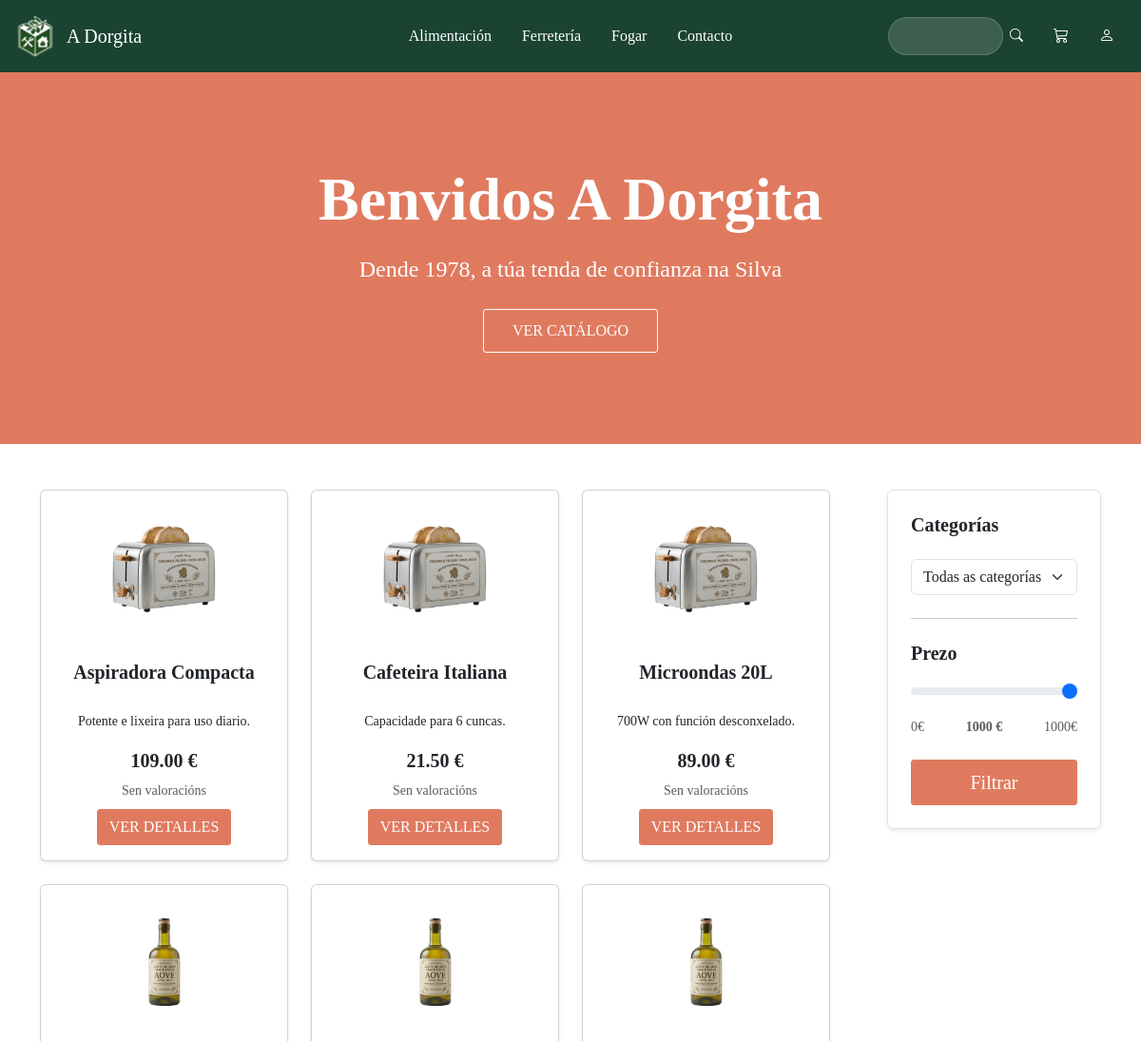
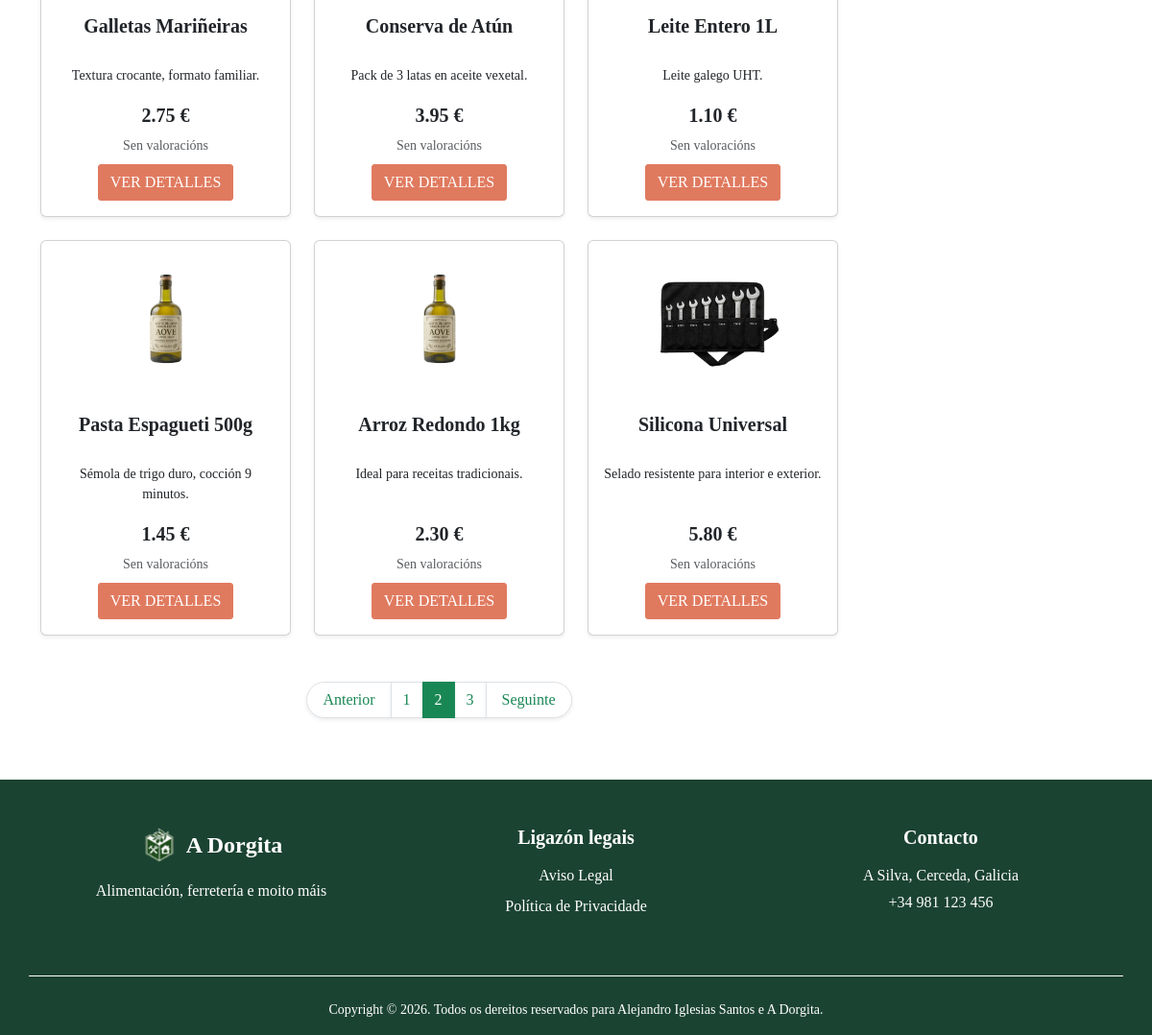
Screenshot of /index.php?c=producto&a=index&pagina=2 with the database file from the repository (2 pictures, top to bottom).
### tables this page shows
CREATE TABLE productos (
    id INT AUTO_INCREMENT PRIMARY KEY,
    nome VARCHAR(100) NOT NULL,
    descripcion VARCHAR(500),
    precio DECIMAL(10,2) NOT NULL,
    stock INT DEFAULT 0,
    imagen VARCHAR(200),
    id_categoria INT,
    FOREIGN KEY (id_categoria) REFERENCES categorias(id) ON DELETE SET NULL
);

### app/controllers/ProductoController.php (called while the page is built, shortened)
<?php
require_once __DIR__ . '/../models/ProductoDAO.php';
require_once __DIR__ . '/../models/entidades/Producto.php';
class ProductoController
{
    private $model;
    public function __construct()
    {
        $this->model = new ProductoDAO();
    }
    public function index()
    {
        $mensaxe = $_GET["q"] ?? null;
        $pagina = isset($_GET["pagina"]) ? max(1, (int)$_GET["pagina"]) : 1;
        $limite = 9;
        $offset = ($pagina - 1) * $limite;
        $id_cat = $_REQUEST['cat'] ?? null;
        $max_prezo = $_REQUEST['max_prezo'] ?? null;
        if ($mensaxe && !empty(trim($mensaxe))) {
            $totalRegistros = $this->model->contarBusqueda($mensaxe);
            $productos = $this->model->buscarPaginadoCatalogo($mensaxe, $limite, $offset);
        } else {
            $totalRegistros = $this->model->contarFiltradosCatalogo($id_cat, $max_prezo);
            $productos = $this->model->filtrarPaginadoCatalogo($id_cat, $max_prezo, $limite, $offset);
        }
        $totalPaginas = max(1, (int)ceil($totalRegistros / $limite));
        require_once __DIR__ . '/../../includes/header.php';
        require_once __DIR__ . '/../../views/inicio.php';
        require_once __DIR__ . '/../../includes/footer.php';
    }
}

### config/database.php (called while the page is built)
<?php
class Database {
    public static function connect() {
        $host = "localhost";
        $user = "root";
        $password = "";
        $database = "a_dorgita";
        try {
            $conexion = new PDO("mysql:host=$host;dbname=$database;charset=utf8mb4", $user, $password);
            $conexion->setAttribute(PDO::ATTR_ERRMODE, PDO::ERRMODE_EXCEPTION);
            return $conexion;
        } catch (PDOException $e) {
            die("Error de conexión: " . $e->getMessage());
        }
    }
}
?>

### app/models/ProductoDAO.php (called while the page is built, shortened)
<?php
require_once __DIR__ . '/../../config/database.php';
require_once __DIR__ . '/entidades/Producto.php';
class ProductoDAO
{
    private $conexion;
    public function __construct()
    {
        try {
            $this->conexion = Database::connect();
        } catch (Exception $e) {
            die($e->getMessage());
        }
    }
    public function filtrarPaginadoCatalogo($id_cat = null, $max_prezo = null, $limite = 9, $offset = 0)
    {
        try {
            $sql = "SELECT p.*, AVG(r.puntuacion) as media_puntos FROM productos p LEFT JOIN resenas r ON p.id = r.id_producto";
            $condicions = [];
            $params = [];
            $sql .= " GROUP BY p.id ORDER BY p.id DESC LIMIT " . (int)$limite . " OFFSET " . (int)$offset;
            $stmt = $this->conexion->prepare($sql);
            $stmt->execute($params);
            return $stmt->fetchAll(PDO::FETCH_CLASS, "Producto");
        } catch (Exception $e) {
            return [];
        }
    }
    public function contarFiltradosCatalogo($id_cat = null, $max_prezo = null)
    {
        try {
            $sql = "SELECT COUNT(*) AS total FROM productos";
            $condicions = [];
            $params = [];
            $stmt = $this->conexion->prepare($sql);
            $stmt->execute($params);
            $resultado = $stmt->fetch(PDO::FETCH_ASSOC);
            return (int)($resultado['total'] ?? 0);
        } catch (Exception $e) {
            return 0;
        }
    }
}

### app/models/entidades/Producto.php (called while the page is built, shortened)
<?php
class Producto {
    private $id;
    private $nome;
    private $descripcion;
    private $precio;
    private $imagen;
    public function getId() { return $this->id; }
    public function getNome() { return $this->nome; }
    public function getDescripcion() { return $this->descripcion; }
    public function getPrecio() { return $this->precio; }
    public function getImagen() { return $this->imagen; }
}

### views/inicio.php (the view, shortened to what this page needs)
<div class="container-fluid fondo-laranxa">
    <div class="row justify-content-center text-center">
        <div class="col-md-8 py-5 my-5">
            <h1 class="display-3 fw-bold mb-3">Benvidos A Dorgita</h1>
            <p class=" fs-4 mb-4">Dende 1978, a túa tenda de confianza na Silva</p>
            <a href="#" class="btn btn-catalogo ">VER CATÁLOGO</a>
        </div>
    </div>
</div>
<div class="container py-5">
    <div class="row">
        <div class="col-lg-9">
            <div class="row">
                <?php if (!empty($productos)): ?>
                    <?php foreach ($productos as $p): ?>
                        <div class="col-md-4 mb-4">
                            <div class="card h-100 shadow-sm border-1" style="background-color: #FFFFFF;">
                                <img src="public/img/<?php echo htmlspecialchars($p->getImagen()); ?>" class="card-img-top p-4" alt="<?php echo htmlspecialchars($p->getNome()); ?>">
                                <div class="card-body d-flex flex-column text-center">
                                    <h5 class="card-title fw-bold texto-principal desc-tarjeta"><?php echo htmlspecialchars($p->getNome()); ?></h5>
                                    <p class="card-text small"><?php echo htmlspecialchars($p->getDescripcion()); ?></p>
                                    <div class="mt-auto">
                                        <p class="fw-bold fs-5 texto-dorgita mb-1"><?php echo $p->getPrecio(); ?> €</p>
                                        <div class="mb-2">
                                            <?php
                                            $puntos = isset($p->media_puntos) ? round($p->media_puntos) : 0;
                                            if ($puntos > 0): ?>
                                                <span class="text-warning small">
                                                    <?php echo str_repeat('★', $puntos) . str_repeat('☆', 5 - $puntos); ?>
                                                </span>
                                            <?php else: ?>
                                                <span class="text-muted small">Sen valoracións</span>
                                            <?php endif; ?>
                                        </div>
                                        <div class="d-flex gap-2 justify-content-center">
                                            <a href="index.php?c=producto&a=obter&id=<?php echo $p->getId(); ?>" class="btn btn-engadir-carro">VER DETALLES</a>
                                        </div>
                                    </div>
                                </div>
                            </div>
                        </div>
                    <?php endforeach; ?>
                <?php else: ?>
                    <div class="col-12 text-center">
                        <p class="fs-5">Non se atoparon produtos dispoñibles.</p>
                    </div>
                <?php endif; ?>
            </div>
            <?php if (isset($totalPaginas) && $totalPaginas > 1): ?>
                <nav aria-label="Paxinación do catálogo" class="mt-4">
                    <ul class="pagination justify-content-center">
                        <li class="page-item <?php echo $pagina <= 1 ? 'disabled' : ''; ?>">
                            <a class="page-link text-success shadow-sm rounded-start-pill px-3" href="index.php?c=producto&a=index&pagina=<?php echo $pagina - 1; ?><?php echo !empty($_GET['q']) ? '&q=' . urlencode($_GET['q']) : ''; ?><?php echo !empty($_GET['cat']) ? '&cat=' . urlencode($_GET['cat']) : ''; ?><?php echo isset($_GET['max_prezo']) && $_GET['max_prezo'] !== '' ? '&max_prezo=' . urlencode($_GET['max_prezo']) : ''; ?>">Anterior</a>
                        </li>
                        <?php for ($i = 1; $i <= $totalPaginas; $i++): ?>
                            <li class="page-item <?php echo $pagina == $i ? 'active' : ''; ?>">
                                <a class="page-link shadow-sm <?php echo $pagina == $i ? 'bg-success border-success text-white' : 'text-success'; ?>" href="index.php?c=producto&a=index&pagina=<?php echo $i; ?><?php echo !empty($_GET['q']) ? '&q=' . urlencode($_GET['q']) : ''; ?><?php echo !empty($_GET['cat']) ? '&cat=' . urlencode($_GET['cat']) : ''; ?><?php echo isset($_GET['max_prezo']) && $_GET['max_prezo'] !== '' ? '&max_prezo=' . urlencode($_GET['max_prezo']) : ''; ?>"><?php echo $i; ?></a>
                            </li>
                        <?php endfor; ?>
                        <li class="page-item <?php echo $pagina >= $totalPaginas ? 'disabled' : ''; ?>">
                            <a class="page-link text-success shadow-sm rounded-end-pill px-3" href="index.php?c=producto&a=index&pagina=<?php echo $pagina + 1; ?><?php echo !empty($_GET['q']) ? '&q=' . urlencode($_GET['q']) : ''; ?><?php echo !empty($_GET['cat']) ? '&cat=' . urlencode($_GET['cat']) : ''; ?><?php echo isset($_GET['max_prezo']) && $_GET['max_prezo'] !== '' ? '&max_prezo=' . urlencode($_GET['max_prezo']) : ''; ?>">Seguinte</a>
                        </li>
                    </ul>
                </nav>
            <?php endif; ?>
        </div>
        <div class="col-lg-3 ps-lg-5">
            <div class="p-4 rounded shadow-sm border border-1 caixa-filtros">
                <form action="index.php" method="GET">
                    <h5 class="fw-bold mb-4 texto-dorgita">Categorías</h5>
                    <select name="cat" class="form-select mb-4">
                        <option value="">Todas as categorías</option>
                    </select>
                    <hr class="my-4">
                    <h5 class="fw-bold mb-3 texto-dorgita">Prezo</h5>
                    <input type="range" name="max_prezo" class="form-range" id="rangoPrezo" min="0" max="1000" step="5" value="<?php echo $_GET['max_prezo'] ?? '1000'; ?>">
                    <div class="d-flex justify-content-between small text-muted mt-2">
                        <span>0€</span>
                        <span id="valorPrezo" class="fw-bold"><?php echo $_GET['max_prezo'] ?? '1000'; ?> €</span>
                        <span>1000€</span>
                    </div>
                    <div class="mt-4">
                        <button type="submit" class="btn btn-engadir-carro w-100 py-2 fs-5">Filtrar</button>
                    </div>
            </div>
        </div>
    </div>
</div>

### public/css/estilos.css (style rules this page uses)
body { font-family: 'Times New Roman', Times, serif; }
.fondo-laranxa { background-color: #E07A5F; color: #FFFFFF; }
.btn-catalogo { display: inline-block; text-decoration: none; border: 1px solid #FFFFFF; border-radius: 3px; color: #FFFFFF; background-color: transparent; padding: 10px 30px; }
.texto-principal { color: #212529; }
.btn-engadir-carro { background-color:#E07A5F; color: #FFFFFF; border: 1px solid #E07A5F; border-radius: 3px; }
.caixa-filtros { background-color: #FFFFFF; }
.desc-tarjeta { min-height: 45px; }

### rows the page displays
productos: imagen (picture), nome "Aspiradora Compacta", descripcion "Potente e lixeira para uso diario.", precio "109.00"
productos: imagen (picture), nome "Cafeteira Italiana", descripcion "Capacidade para 6 cuncas.", precio "21.50"
productos: imagen (picture), nome "Microondas 20L", descripcion "700W con función desconxelado.", precio "89.00"
productos: imagen (picture), nome "Galletas Mariñeiras", descripcion "Textura crocante, formato familiar.", precio "2.75"
productos: imagen (picture), nome "Conserva de Atún", descripcion "Pack de 3 latas en aceite vexetal.", precio "3.95"
productos: imagen (picture), nome "Leite Entero 1L", descripcion "Leite galego UHT.", precio "1.10"
productos: imagen (picture), nome "Pasta Espagueti 500g", descripcion "Sémola de trigo duro, cocción 9 minutos.", precio "1.45"
productos: imagen (picture), nome "Arroz Redondo 1kg", descripcion "Ideal para receitas tradicionais.", precio "2.30"
productos: imagen (picture), nome "Silicona Universal", descripcion "Selado resistente para interior e exterior.", precio "5.80"

### other values shown
$_GET['max_prezo'] "1000"
